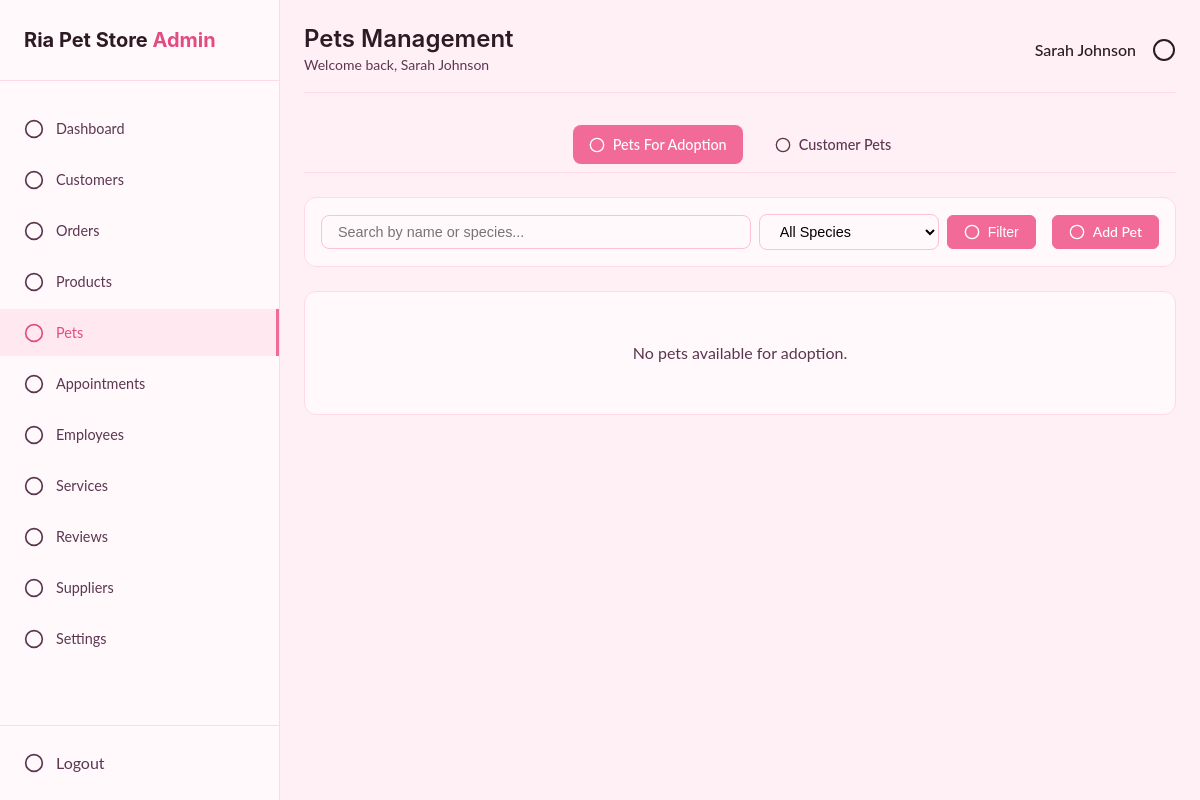
Page /admin/pets/pets.php?tab=store (signed in) on the earlier database version.
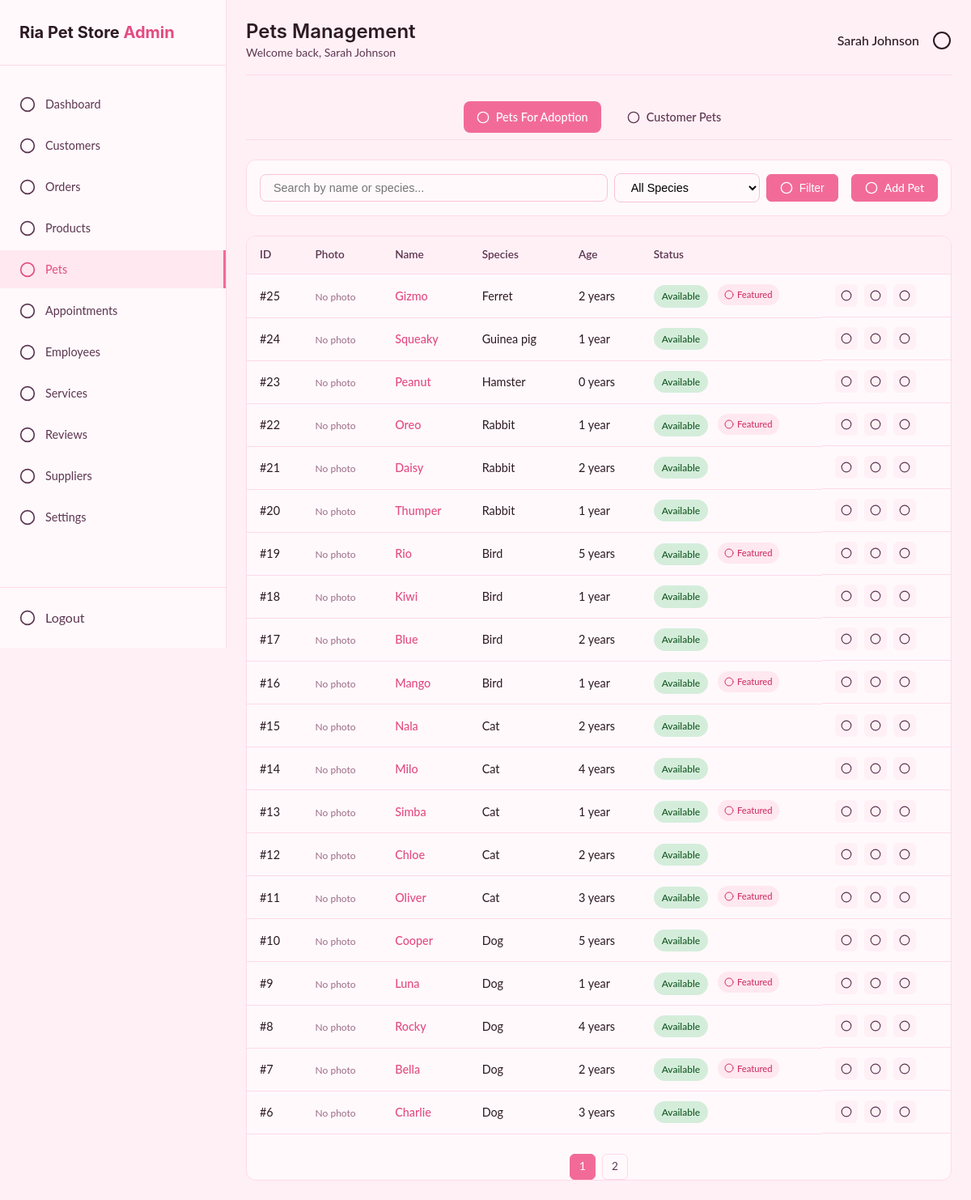
Same page on the later database version.
### tables this page shows
CREATE TABLE `store_pets` (
  `id` int(11) NOT NULL,
  `customer_id` int(11) DEFAULT NULL,
  `name` varchar(50) NOT NULL,
  `species` varchar(30) DEFAULT NULL,
  `breed` varchar(100) DEFAULT NULL,
  `color` varchar(50) DEFAULT NULL,
  `age` int(11) DEFAULT NULL,
  `gender` enum('male','female') DEFAULT NULL,
  `description` text DEFAULT NULL,
  `pet_status` enum('available','sold','reserved','adopted') DEFAULT 'available',
  `pet_image` varchar(255) DEFAULT NULL,
  `created_at` timestamp NOT NULL DEFAULT current_timestamp(),
  `updated_at` timestamp NOT NULL DEFAULT current_timestamp() ON UPDATE current_timestamp(),
  `featured` tinyint(1) DEFAULT 0,
  `is_available` tinyint(1) DEFAULT 1
);

### admin/pets/store_pets.php (the view, shortened to what the changed rows need)
<?php
$search = isset($_GET['search']) ? trim($_GET['search']) : '';
$species = isset($_GET['species']) ? trim($_GET['species']) : 'all';
$page = isset($_GET['page']) ? (int)$_GET['page'] : 1;
$limit = 20;
$offset = ($page - 1) * $limit;
$query = "SELECT * FROM store_pets WHERE 1=1";
$params = [];
$types = '';
$query .= " ORDER BY id DESC LIMIT ? OFFSET ?";
$params[] = $limit;
$params[] = $offset;
$types .= 'ii';
$stmt = $conn->prepare($query);
if (!empty($params)) {
    $stmt->bind_param($types, ...$params);
}
$stmt->execute();
$pets = $stmt->get_result();
$countQuery = "SELECT COUNT(*) as total FROM store_pets WHERE 1=1";
$countStmt = $conn->prepare($countQuery);
$countStmt->execute();
$totalPets = $countStmt->get_result()->fetch_assoc()['total'];
$totalPages = ceil($totalPets / $limit);
?>
<div class="store-pets-section">
    <div class="table-container">
        <?php if ($pets->num_rows > 0): ?>
            <table class="admin-table">
                <thead>
                    <tr>
                        <th>ID</th>
                        <th>Photo</th>
                        <th>Name</th>
                        <th>Species</th>
                        <th>Age</th>
                        <th>Status</th>
                        <th></th>
                    </tr>
                </thead>
                <tbody>
                    <?php while ($pet = $pets->fetch_assoc()): ?>
                    <tr>
                        <td>#<?php echo $pet['id']; ?></td>
                        <td>
                            <?php if (!empty($pet['pet_image'])): ?>
                                <img src="/Ria-Pet-Store/assets/images/pets/<?php echo htmlspecialchars($pet['pet_image']); ?>" class="pet-photo">
                            <?php else: ?>
                                <span class="no-photo">No photo</span>
                            <?php endif; ?>
                        </td>
                        <td>
                            <a href="store_pet_details.php?id=<?php echo $pet['id']; ?>" class="pet-link">
                                <?php echo htmlspecialchars($pet['name']); ?>
                            </a>
                        </td>
                        <td><?php echo ucfirst(htmlspecialchars($pet['species'])); ?></td>
                        <td><?php echo $pet['age']; ?> <?php echo $pet['age'] == 1 ? 'year' : 'years'; ?></td>
                        <td>
                            <span class="status-badge status-<?php echo $pet['pet_status'] ?? 'available'; ?>">
                                <?php echo ucfirst($pet['pet_status'] ?? 'Available'); ?>
                            </span>
                            <?php if ($pet['featured']): ?>
                                <span class="featured-badge"><?php echo icon('star', 12); ?> Featured</span>
                            <?php endif; ?>
                        </td>
                        <td class="actions">
                            <a href="store_pet_details.php?id=<?php echo $pet['id']; ?>" class="btn-icon"><?php echo icon('eye', 14); ?></a>
                            <a href="edit_store_pet.php?id=<?php echo $pet['id']; ?>" class="btn-icon"><?php echo icon('edit', 14); ?></a>
                            <a href="delete_store_pet.php?id=<?php echo $pet['id']; ?>" class="btn-icon" onclick="return confirm('Delete this pet?')"><?php echo icon('x', 14); ?></a>
                        </td>
                    </tr>
                    <?php endwhile; ?>
                </tbody>
            </table>
            <?php if ($totalPages > 1): ?>
                <div class="pagination">
                    <?php
                    $queryString = http_build_query(array_filter([
                        'search' => $search,
                        'species' => $species !== 'all' ? $species : null,
                        'tab' => 'store'
                    ]));
                    for ($i = 1; $i <= $totalPages; $i++):
                        $active = $i === $page ? 'active' : '';
                        $url = "pets.php?" . $queryString . "&page=$i";
                    ?>
                        <a href="<?php echo $url; ?>" class="pagination-link <?php echo $active; ?>"><?php echo $i; ?></a>
                    <?php endfor; ?>
                </div>
            <?php endif; ?>
        <?php else: ?>
            <div class="no-data">No pets available for adoption.</div>
        <?php endif; ?>
    </div>
</div>

### backend/functions/helpers.php (shortened to what the changed rows need)
<?php
function icon($name, $size = 20, $class = '', $wrap = false)
{
    $class = $class ? ' class="' . $class . '"' : '';
    $paths = $icons[$name] ?? '<circle cx="12" cy="12" r="10"/>';
    $svg = '<svg xmlns="http://www.w3.org/2000/svg" width="' . $size . '" height="' . $size . '" viewBox="0 0 24 24" fill="none" stroke="currentColor" stroke-width="2" stroke-linecap="round" stroke-linejoin="round"' . $class . '>' . $paths . '</svg>';
    return $svg;
}

Differences in the rows shown:
added store_pets: id "25", shows "No photo", name "Gizmo", species "Ferret", age "2", shows "years", pet_status "Available", $size 12 (drawn)
added store_pets: id "24", shows "No photo", name "Squeaky", species "Guinea pig", age "1", shows "year", pet_status "Available", $size 14 (drawn)
added store_pets: id "23", shows "No photo", name "Peanut", species "Hamster", age "0", shows "years", pet_status "Available", $size 14 (drawn)
added store_pets: id "22", shows "No photo", name "Oreo", species "Rabbit", age "1", shows "year", pet_status "Available", $size 12 (drawn)
added store_pets: id "21", shows "No photo", name "Daisy", species "Rabbit", age "2", shows "years", pet_status "Available", $size 14 (drawn)
added store_pets: id "20", shows "No photo", name "Thumper", species "Rabbit", age "1", shows "year", pet_status "Available", $size 14 (drawn)
added store_pets: id "19", shows "No photo", name "Rio", species "Bird", age "5", shows "years", pet_status "Available", $size 12 (drawn)
added store_pets: id "18", shows "No photo", name "Kiwi", species "Bird", age "1", shows "year", pet_status "Available", $size 14 (drawn)
added store_pets: id "17", shows "No photo", name "Blue", species "Bird", age "2", shows "years", pet_status "Available", $size 14 (drawn)
added store_pets: id "16", shows "No photo", name "Mango", species "Bird", age "1", shows "year", pet_status "Available", $size 12 (drawn)
added store_pets: id "15", shows "No photo", name "Nala", species "Cat", age "2", shows "years", pet_status "Available", $size 14 (drawn)
added store_pets: id "14", shows "No photo", name "Milo", species "Cat", age "4", shows "years", pet_status "Available"
added store_pets: id "13", shows "No photo", name "Simba", species "Cat", age "1", shows "year", pet_status "Available", $size 12 (drawn)
added store_pets: id "12", shows "No photo", name "Chloe", species "Cat", age "2", shows "years", pet_status "Available", $size 14 (drawn)
added store_pets: id "11", shows "No photo", name "Oliver", species "Cat", age "3", shows "years", pet_status "Available", $size 12 (drawn)
added store_pets: id "10", shows "No photo", name "Cooper", species "Dog", age "5", shows "years", pet_status "Available", $size 14 (drawn)
added store_pets: id "9", shows "No photo", name "Luna", species "Dog", age "1", shows "year", pet_status "Available", $size 12 (drawn)
added store_pets: id "8", shows "No photo", name "Rocky", species "Dog", age "4", shows "years", pet_status "Available", $size 14 (drawn)
added store_pets: id "7", shows "No photo", name "Bella", species "Dog", age "2", shows "years", pet_status "Available", $size 12 (drawn)
added store_pets: id "6", shows "No photo", name "Charlie", species "Dog", age "3", shows "years", pet_status "Available", $size 14 (drawn)
Other differences:
text no longer shown: "No pets available for adoption."
text now shown: "ID Photo Name Species Age Status"
new list line: "1"
new list line: "2"
